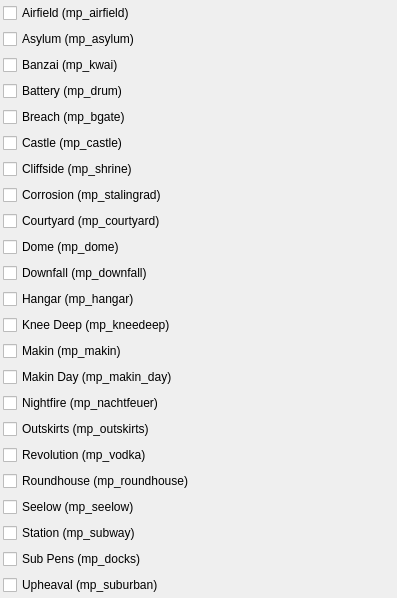
               <widget class="QWidget" name="scrollAreaWidgetContents_3">
                <property name="geometry">
                 <rect>
                  <x>0</x>
                  <y>0</y>
                  <width>397</width>
                  <height>506</height>
                 </rect>
                </property>
                <property name="styleSheet">
                 <string notr="true"/>
                </property>
                <layout class="QVBoxLayout" name="verticalLayout_11">
                 <property name="leftMargin">
                  <number>3</number>
                 </property>
                 <property name="topMargin">
                  <number>3</number>
                 </property>
                 <property name="rightMargin">
                  <number>3</number>
                 </property>
                 <property name="bottomMargin">
                  <number>3</number>
                 </property>
                 <item>
                  <widget class="QCheckBox" name="mp_airfield_cbox">
                   <property name="text">
                    <string>Airfield (mp_airfield)</string>
                   </property>
                  </widget>
                 </item>
                 <item>
                  <widget class="QCheckBox" name="mp_asylum_cbox">
                   <property name="text">
                    <string>Asylum (mp_asylum)</string>
                   </property>
                  </widget>
                 </item>
                 <item>
                  <widget class="QCheckBox" name="mp_kwai_cbox">
                   <property name="text">
                    <string>Banzai (mp_kwai)</string>
                   </property>
                  </widget>
                 </item>
                 <item>
                  <widget class="QCheckBox" name="mp_drum_cbox">
                   <property name="text">
                    <string>Battery (mp_drum)</string>
                   </property>
                  </widget>
                 </item>
                 <item>
                  <widget class="QCheckBox" name="mp_bgate_cbox">
                   <property name="text">
                    <string>Breach (mp_bgate)</string>
                   </property>
                  </widget>
                 </item>
                 <item>
                  <widget class="QCheckBox" name="mp_castle_cbox">
                   <property name="text">
                    <string>Castle (mp_castle)</string>
                   </property>
                  </widget>
                 </item>
                 <item>
                  <widget class="QCheckBox" name="mp_shrine_cbox">
                   <property name="text">
                    <string>Cliffside (mp_shrine)</string>
                   </property>
                  </widget>
                 </item>
                 <item>
                  <widget class="QCheckBox" name="mp_stalingrad_cbox">
                   <property name="text">
                    <string>Corrosion (mp_stalingrad)</string>
                   </property>
                  </widget>
                 </item>
                 <item>
                  <widget class="QCheckBox" name="mp_courtyard_cbox">
                   <property name="text">
                    <string>Courtyard (mp_courtyard)</string>
                   </property>
                  </widget>
                 </item>
                 <item>
                  <widget class="QCheckBox" name="mp_dome_cbox">
                   <property name="text">
                    <string>Dome (mp_dome)</string>
                   </property>
                  </widget>
                 </item>
                 <item>
                  <widget class="QCheckBox" name="mp_downfall_cbox">
                   <property name="text">
                    <string>Downfall (mp_downfall)</string>
                   </property>
                  </widget>
                 </item>
                 <item>
                  <widget class="QCheckBox" name="mp_hangar_cbox">
                   <property name="text">
                    <string>Hangar (mp_hangar)</string>
                   </property>
                  </widget>
                 </item>
                 <item>
                  <widget class="QCheckBox" name="mp_kneedeep_cbox">
                   <property name="text">
                    <string>Knee Deep (mp_kneedeep)</string>
                   </property>
                  </widget>
                 </item>
                 <item>
                  <widget class="QCheckBox" name="mp_makin_cbox">
                   <property name="text">
                    <string>Makin (mp_makin)</string>
                   </property>
                  </widget>
                 </item>
                 <item>
                  <widget class="QCheckBox" name="mp_makin_day_cbox">
                   <property name="text">
                    <string>Makin Day (mp_makin_day)</string>
                   </property>
                  </widget>
                 </item>
                 <item>
                  <widget class="QCheckBox" name="mp_nachtfeuer_cbox">
                   <property name="text">
                    <string>Nightfire (mp_nachtfeuer)</string>
                   </property>
                  </widget>
                 </item>
                 <item>
                  <widget class="QCheckBox" name="mp_outskirts_cbox">
                   <property name="text">
                    <string>Outskirts (mp_outskirts)</string>
                   </property>
                  </widget>
                 </item>
                 <item>
                  <widget class="QCheckBox" name="mp_vodka_cbox">
                   <property name="text">
                    <string>Revolution (mp_vodka)</string>
                   </property>
                  </widget>
                 </item>
                 <item>
                  <widget class="QCheckBox" name="mp_roundhouse_cbox">
                   <property name="text">
                    <string>Roundhouse (mp_roundhouse)</string>
                   </property>
                  </widget>
                 </item>
                 <item>
                  <widget class="QCheckBox" name="mp_seelow_cbox">
                   <property name="text">
                    <string>Seelow (mp_seelow)</string>
                   </property>
                  </widget>
                 </item>
                 <item>
                  <widget class="QCheckBox" name="mp_subway_cbox">
                   <property name="text">
                    <string>Station (mp_subway)</string>
                   </property>
                  </widget>
                 </item>
                 <item>
                  <widget class="QCheckBox" name="mp_docks_cbox">
                   <property name="text">
                    <string>Sub Pens (mp_docks)</string>
                   </property>
                  </widget>
                 </item>
                 <item>
                  <widget class="QCheckBox" name="mp_suburban_cbox">
                   <property name="text">
                    <string>Upheaval (mp_suburban)</string>
                   </property>
                  </widget>
                 </item>
                </layout>
               </widget>
